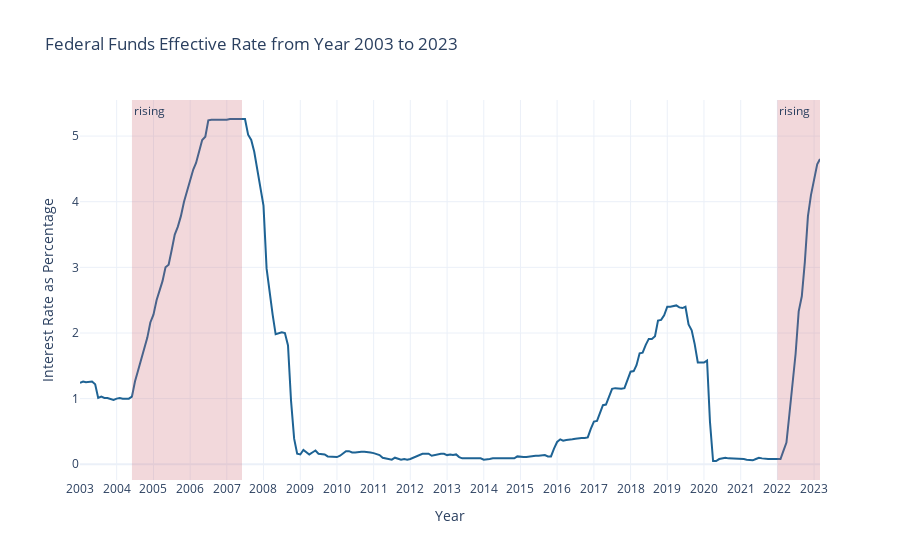

Source (notebook cell):
### Code cell
fig  =  px.line(ffr, x='DATE', y='FEDFUNDS', title='Federal Funds Effective Rate from Year 2003 to 2023')
fig.update_xaxes(range=[pd.to_datetime('2003-01-01'), pd.to_datetime('2023-03-01')], dtick='M12', tickformat='%Y')
fig.update_layout(xaxis_title='Year', yaxis_title='Interest Rate as Percentage', template='plotly_white')

fig.add_vrect(x0="2004-06-01", x1="2007-06-01", 
              annotation_text="rising", annotation_position="top left",
              fillcolor="#c96572", opacity=0.25, line_width=0)

fig.add_vrect(x0="2022-01-01", x1="2023-03-01", 
annotation_text="rising", annotation_position="top left",
fillcolor="#c96572", opacity=0.25, line_width=0)
fig.update_traces(line_color='#1e6394')
fig.show()

### Figure 1 — Plotly figure (JSON) as saved in the notebook; plotly's stock layout.template omitted (floating-point values rounded to 4 significant figures; data arrays with more than 128 entries replaced by an {"elided": "..."} marker saying what was removed)
{"data": [{"hovertemplate": "DATE=%{x}<br>FEDFUNDS=%{y}<extra></extra>", "legendgroup": "", "line": {"color": "#1e6394", "dash": "solid"}, "marker": {"symbol": "circle"}, "mode": "lines", "name": "", "orientation": "v", "showlegend": false, "type": "scatter", "x": {"elided": "243 str values"}, "xaxis": "x", "y": {"elided": "243 float values"}, "yaxis": "y"}], "layout": {"annotations": [{"showarrow": false, "text": "rising", "x": "2004-06-01", "xanchor": "left", "xref": "x", "y": 1, "yanchor": "top", "yref": "y domain"}, {"showarrow": false, "text": "rising", "x": "2022-01-01", "xanchor": "left", "xref": "x", "y": 1, "yanchor": "top", "yref": "y domain"}], "legend": {"tracegroupgap": 0}, "shapes": [{"fillcolor": "#c96572", "line": {"width": 0}, "opacity": 0.25, "type": "rect", "x0": "2004-06-01", "x1": "2007-06-01", "xref": "x", "y0": 0, "y1": 1, "yref": "y domain"}, {"fillcolor": "#c96572", "line": {"width": 0}, "opacity": 0.25, "type": "rect", "x0": "2022-01-01", "x1": "2023-03-01", "xref": "x", "y0": 0, "y1": 1, "yref": "y domain"}], "title": {"text": "Federal Funds Effective Rate from Year 2003 to 2023"}, "xaxis": {"anchor": "y", "domain": [0, 1], "dtick": "M12", "range": ["2003-01-01T00:00:00", "2023-03-01T00:00:00"], "tickformat": "%Y", "title": {"text": "Year"}}, "yaxis": {"anchor": "x", "domain": [0, 1], "title": {"text": "Interest Rate as Percentage"}}}}
